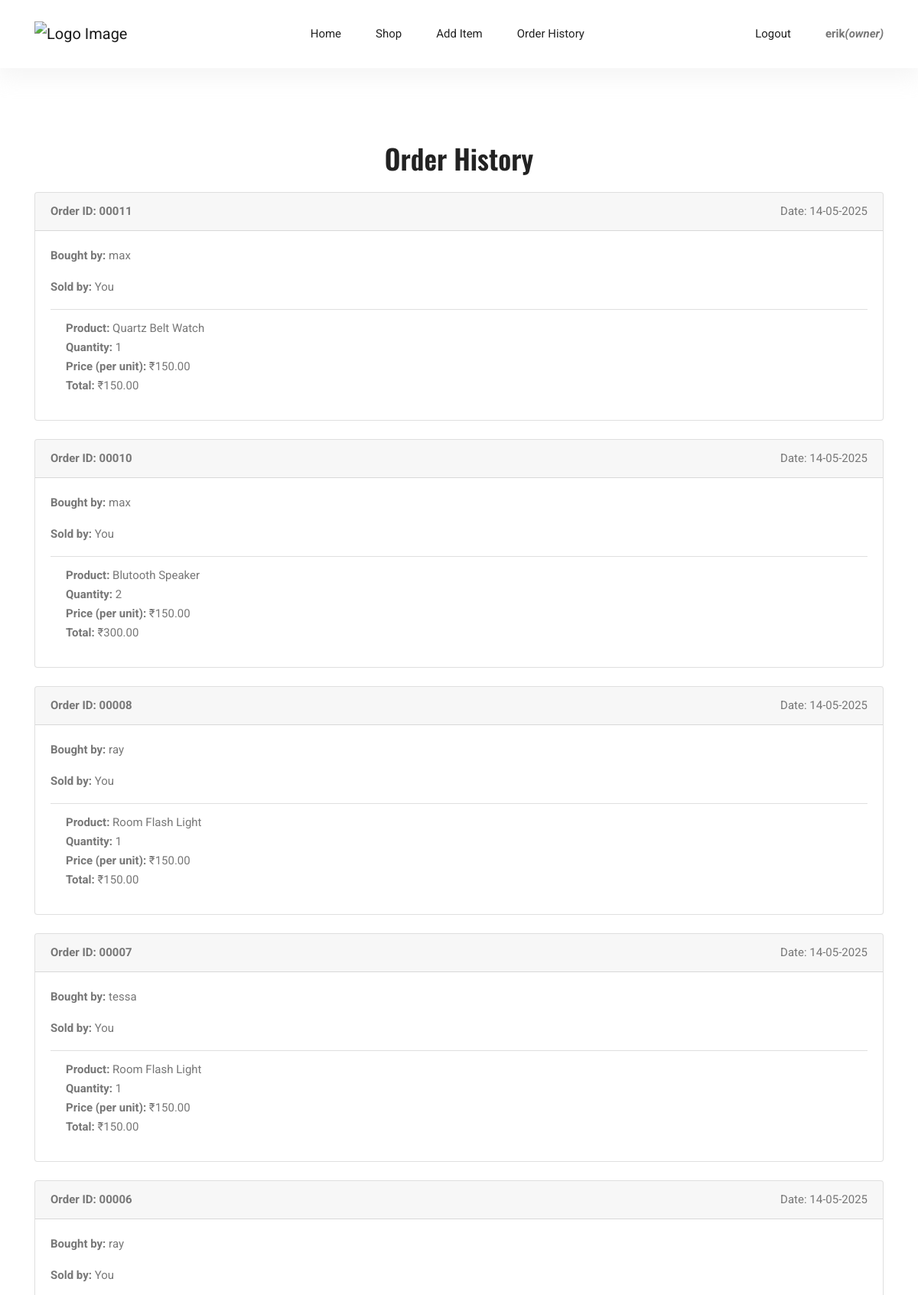
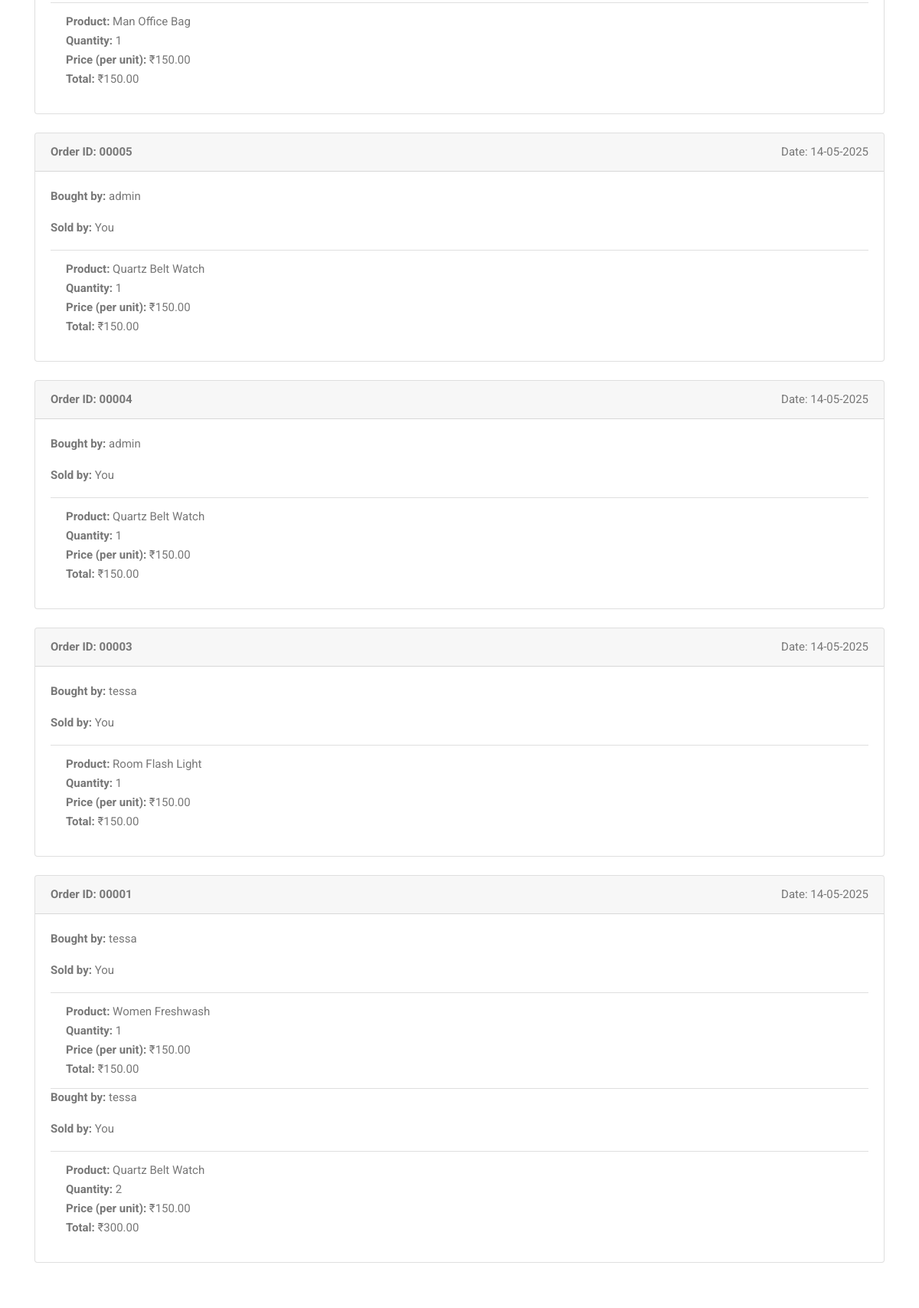
The page /order_history/ (signed in, upper part) on the database its author committed (2 pictures, top to bottom).
### main/models.py (models this page shows, shortened)
class CustomUser(AbstractUser):
    USER_TYPE_CHOICES = (
        ("admin", "Admin"),
        ("owner", "Shop Owner"),
        ("enduser", "End User"),
    )
    user_type = models.CharField(
        max_length=10, choices=USER_TYPE_CHOICES, default="enduser"
    )

class Order(models.Model):
    user = models.ForeignKey(CustomUser, on_delete=models.CASCADE)
    full_name = models.CharField(max_length=100)
    address = models.TextField()
    phone = models.CharField(max_length=15)
    total_price = models.DecimalField(max_digits=10, decimal_places=2)
    PAYMENT_CHOICES = [
        ("cod", "Cash on delivery"),
        ("paypal", "PayPal"),
    ]
    payment_method = models.CharField(max_length=20, choices=PAYMENT_CHOICES, null=True)
    created_at = models.DateTimeField(auto_now_add=True)
    def order_number(self):
        return f"{self.id:05d}"

class OrderItem(models.Model):
    order = models.ForeignKey(Order, related_name="items", on_delete=models.CASCADE)
    product = models.ForeignKey(Product, on_delete=models.CASCADE)
    quantity = models.PositiveIntegerField()
    price = models.DecimalField(max_digits=10, decimal_places=2)
    created_at = models.DateTimeField(auto_now_add=True, null=True)

class Product(models.Model):
    AVAILABILITY_CHOICES = [
        ("in_stock", "In Stock"),
        ("out_of_stock", "Out of Stock"),
    ]
    name = models.CharField(max_length=50)
    price = models.DecimalField(max_digits=5, decimal_places=2)
    category = models.CharField(max_length=15)
    availability = models.CharField(
        max_length=12, choices=AVAILABILITY_CHOICES, default="in_stock"
    )
    description = models.TextField(null=True)
    image = models.ImageField(upload_to="product_images/", blank=True, null=True)
    added_by = models.ForeignKey(
        settings.AUTH_USER_MODEL,
        on_delete=models.SET_NULL,
        null=True,
        related_name="products_added",
    )

### main/views.py (the view, shortened to what this page needs)
# urls.py: path("order_history/", views.order_history_view, name="order_history"),
@login_required(login_url="login")
def order_history_view(request):
    user = request.user
    if user.user_type == "admin":
        orders = (
            Order.objects.all()
            .prefetch_related("items__product", "items__product__added_by")
            .select_related("user")
            .order_by("-created_at")
        )
        for order in orders:
            order.filtered_items = order.items.all()
    elif user.user_type == "owner":
        orders = (
            Order.objects.filter(items__product__added_by=user)
            .prefetch_related("items__product", "items__product__added_by")
            .select_related("user")
            .distinct()
            .order_by("-created_at")
        )
        for order in orders:
            order.filtered_items = [
                item for item in order.items.all() if item.product.added_by == user
            ]
    return render(request, "main/order_history.html", {"orders": orders})

### main/templates/main/order_history.html
{% extends "main/base.html" %} {% load mathfilters %} {% block content %}
<section class="section-margin--small">
  <div class="container">
    <h2 class="mb-4 text-center">Order History</h2>
    {% for order in orders %}
    <div class="card mb-4">
      <div class="card-header d-flex justify-content-between align-items-center">
        <strong>Order ID: {{ order.order_number }}</strong>
        <span>Date: {{ order.created_at|date:"d-m-Y" }}</span>
      </div>
      <div class="card-body">
        <ul class="list-group list-group-flush">
          {% for item in order.filtered_items %}
          {% if user.user_type == "admin" %}
          <p><strong>Bought by:</strong> {{ order.user.username }}</p>
          <p><strong>Sold by:</strong> {{ item.product.added_by.username }}</p>
          {% elif user.user_type == "owner" %}
          <p><strong>Bought by:</strong> {{ order.user.username }}</p>
          <p><strong>Sold by:</strong> You</p>
          {% else %}
          <p><strong>Bought by:</strong> You</p>
          <p><strong>Sold by:</strong> {{ item.product.added_by.username }}</p>
          {% endif %}
          <li class="list-group-item">
            <strong>Product:</strong> {{ item.product.name }}<br />
            <strong>Quantity:</strong> {{ item.quantity }} <br />
            <strong>Price (per unit):</strong> ₹{{ item.price }} <br />
            <strong>Total:</strong> ₹{{ item.quantity|mul:item.price }} <br />
          </li>
          {% endfor %}
        </ul>
      </div>
    </div>
    {% empty %}
    <p class="text-center">No orders found.</p>
    {% endfor %}
  </div>
</section>
{% endblock %}

### main/templates/main/navbar.html (shortened to what this page needs)
{% load static %}
<header class="header_area">
  <div class="main_menu">
    <nav class="navbar navbar-expand-lg navbar-light">
      <div class="container">
        <a class="navbar-brand logo_h" href="{% url 'home' %}">
          <img src="{% static 'main/images/logo.png' %}" alt="Logo Image" />
        </a>
        <div class="collapse navbar-collapse offset" id="navbarSupportedContent">
          <ul class="nav navbar-nav menu_nav ml-auto mr-auto">
            <li class="nav-item">
              <a class="nav-link" href="{% url 'home' %}">Home</a>
            </li>
            <li class="nav-item">
              <a class="nav-link" href="{% url 'shop' %}">Shop</a>
            </li>
            {% if user.user_type == "owner" or user.user_type == "admin" %}
            <li class="nav-item">
              <a class="nav-link" href="{% url 'add_product' %}">Add Item</a>
            </li>
            {% endif %}
            <li class="nav-item">
              <a class="nav-link" href="{% url 'order_history' %}">Order History</a>
            </li>
          </ul>
          <ul class="nav navbar-nav d-flex align-items-center">
            <li class="nav-item">
              {% if user.is_authenticated %}
              <a href="{% url 'logout' %}" class="nav-link button-header">Logout</a>
              {% else %}
              <a href="{% url 'login' %}" class="nav-link button-header">Login</a>
              {% endif %}
            </li>
            <li>
              <strong>{{user.username}}<i>({{user.user_type}})</i></strong>
            </li>
          </ul>
        </div>
      </div>
    </nav>
  </div>
</header>

### rows shown on the page
CustomUser: username "erik", user_type "owner"
Order: order_number "00011", created_at "14-05-2025", user.username "max"
OrderItem: product.name "Quartz Belt Watch", quantity "1", price "150.00", quantity|mul "150.00"
Order: order_number "00010", created_at "14-05-2025", user.username "max"
OrderItem: product.name "Blutooth Speaker", quantity "2", price "150.00", quantity|mul "300.00"
Order: order_number "00008", created_at "14-05-2025", user.username "ray"
OrderItem: product.name "Room Flash Light", quantity "1", price "150.00", quantity|mul "150.00"
Order: order_number "00007", created_at "14-05-2025", user.username "tessa"
OrderItem: product.name "Room Flash Light", quantity "1", price "150.00", quantity|mul "150.00"
Order: order_number "00006", created_at "14-05-2025", user.username "ray"
OrderItem: product.name "Man Office Bag", quantity "1", price "150.00", quantity|mul "150.00"
Order: order_number "00005", created_at "14-05-2025", user.username "admin"
OrderItem: product.name "Quartz Belt Watch", quantity "1", price "150.00", quantity|mul "150.00"
Order: order_number "00004", created_at "14-05-2025", user.username "admin"
OrderItem: product.name "Quartz Belt Watch", quantity "1", price "150.00", quantity|mul "150.00"
Order: order_number "00003", created_at "14-05-2025", user.username "tessa"
OrderItem: product.name "Room Flash Light", quantity "1", price "150.00", quantity|mul "150.00"
Order: order_number "00001", created_at "14-05-2025", user.username "tessa"
OrderItem: product.name "Women Freshwash", quantity "1", price "150.00", quantity|mul "150.00"
OrderItem: product.name "Quartz Belt Watch", quantity "2", price "150.00", quantity|mul "300.00"
